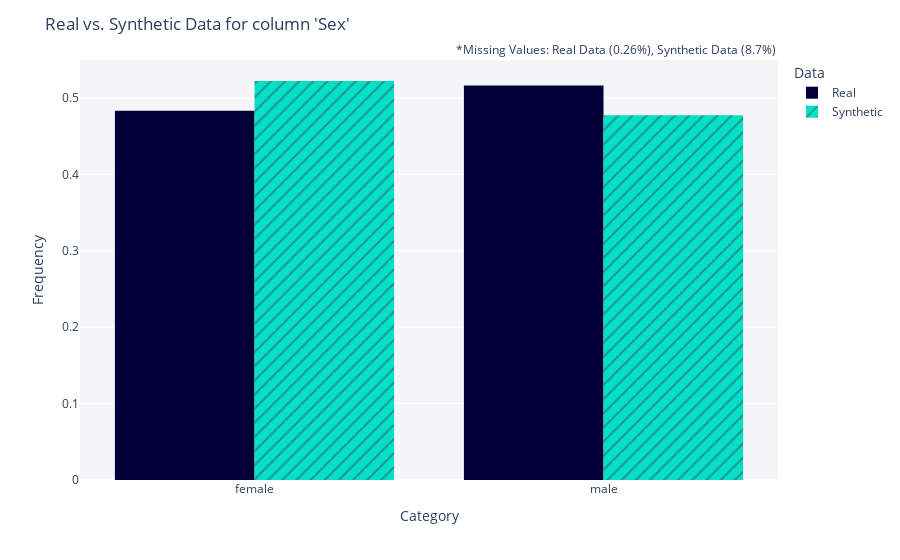

Notebook code for this chart:
### Code cell
from sdv.evaluation.single_table import get_column_plot

fig = get_column_plot(
    real_data=rpad_df,
    synthetic_data=synth_data,
    column_name="Sex",
    metadata=metadata,
)

fig.show()
fig.write_image(file = f"pages/evaluation/{folder_name}/images/col_plot_sex.png")

### Figure 1 — Plotly figure (JSON) as saved in the notebook; plotly's stock layout.template omitted (floating-point values rounded to 4 significant figures; data arrays with more than 128 entries replaced by an {"elided": "..."} marker saying what was removed)
{"data": [{"alignmentgroup": "True", "bingroup": "x", "histnorm": "probability density", "hovertemplate": "<b>Real</b><br>Frequency: %{y}<extra></extra>", "legendgroup": "Real", "marker": {"color": "#000036", "pattern": {"shape": ""}}, "name": "Real", "offsetgroup": "Real", "orientation": "v", "showlegend": true, "type": "histogram", "x": {"elided": "782 str values"}, "xaxis": "x", "yaxis": "y"}, {"alignmentgroup": "True", "bingroup": "x", "histnorm": "probability density", "hovertemplate": "<b>Synthetic</b><br>Frequency: %{y}<extra></extra>", "legendgroup": "Synthetic", "marker": {"color": "#01E0C9", "pattern": {"shape": "/"}}, "name": "Synthetic", "offsetgroup": "Synthetic", "orientation": "v", "showlegend": true, "type": "histogram", "x": {"elided": "782 str values"}, "xaxis": "x", "yaxis": "y"}], "layout": {"annotations": [{"showarrow": false, "text": "*Missing Values: Real Data (0.26%), Synthetic Data (8.7%)", "x": 1, "xref": "paper", "y": 1.05, "yref": "paper"}], "barmode": "group", "legend": {"title": {"text": "Data"}, "tracegroupgap": 0}, "margin": {"t": 60}, "plot_bgcolor": "#F5F5F8", "title": {"text": "Real vs. Synthetic Data for column 'Sex'"}, "xaxis": {"anchor": "y", "domain": [0, 1], "title": {"text": "Category"}}, "yaxis": {"anchor": "x", "domain": [0, 1], "title": {"text": "Frequency"}}}}
